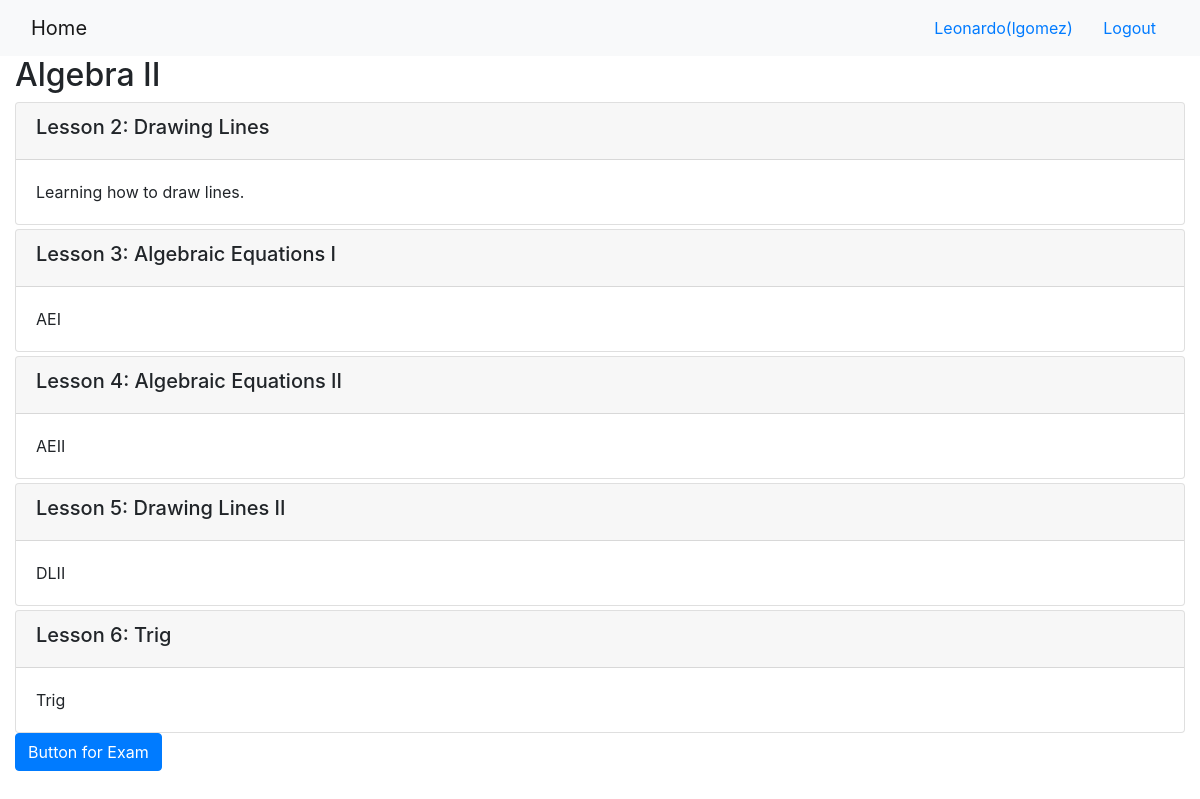
The app's page /onlinecourse/2/ (signed in) with its own data.
### onlinecourse/models.py (models this page shows, shortened)
class Course(models.Model):
    name = models.CharField(null=False, max_length=30, default='online course')
    image = models.ImageField(upload_to='course_images/')
    description = models.CharField(max_length=1000)
    pub_date = models.DateField(null=True)
    instructors = models.ManyToManyField(Instructor)
    users = models.ManyToManyField(settings.AUTH_USER_MODEL, through='Enrollment')
    total_enrollment = models.IntegerField(default=0)
    is_enrolled = False

class Lesson(models.Model):
    title = models.CharField(max_length=200, default="title")
    order = models.IntegerField(default=0)
    course = models.ForeignKey(Course, on_delete=models.CASCADE)
    content = models.TextField()

### onlinecourse/views.py (the view)
# urls.py: path('<int:pk>/', views.CourseDetailView.as_view(), name='course_details'),
class CourseDetailView(generic.DetailView):
    model = Course
    template_name = 'onlinecourse/course_detail_bootstrap.html'

### onlinecourse/templates/onlinecourse/course_detail_bootstrap.html (shortened to what this page needs)
<!DOCTYPE html>
<html lang="en">
<head>
     {% load static %}
    <link rel="stylesheet" href="https://maxcdn.bootstrapcdn.com/bootstrap/4.5.2/css/bootstrap.min.css">
</head>
<body>
    <nav class="navbar navbar-light bg-light">
        <div class="container-fluid">
            <div class="navbar-header">
                  <a class="navbar-brand" href="{% url 'onlinecourse:index' %}">Home</a>
            </div>
            <ul class="nav navbar-nav navbar-right">
                {% if user.is_authenticated %}
                <li>
                    <a class="btn btn-link" href="#">{{ user.first_name }}({{ user.username }})</a>
                    <a class="btn btn-link" href="{% url 'onlinecourse:logout' %}">Logout</a>
                </li>
                {% endif %}
            </ul>
        </div>
    </nav>
    <div class="container-fluid">
        <h2>{{ course.name }}</h2>
        <div class="card-columns-vertical">
            {% for lesson in course.lesson_set.all %}
                <div class="card mt-1">
                    <div class="card-header"><h5>Lesson {{lesson.order|add:1}}: {{lesson.title}}</h5></div>
                    <div class="card-body">{{lesson.content}}</div>
                </div>
            {% endfor %}
        </div>
        <div>
            <button class="btn btn-primary" type="button" data-toggle="collapse" data-target="#exam">
                Button for Exam
            </button>
        </div>
    </div>
</body>
</html>

### records on screen
Course: name "Algebra II"
Lesson: order|add "2", title "Drawing Lines", content "Learning how to draw lines."
Lesson: order|add "3", title "Algebraic Equations I", content "AEI"
Lesson: order|add "4", title "Algebraic Equations II", content "AEII"
Lesson: order|add "5", title "Drawing Lines II", content "DLII"
Lesson: order|add "6", title "Trig", content "Trig"

### other values on screen
{{ user.first_name }} "Leonardo"
{{ user.username }} "lgomez"
